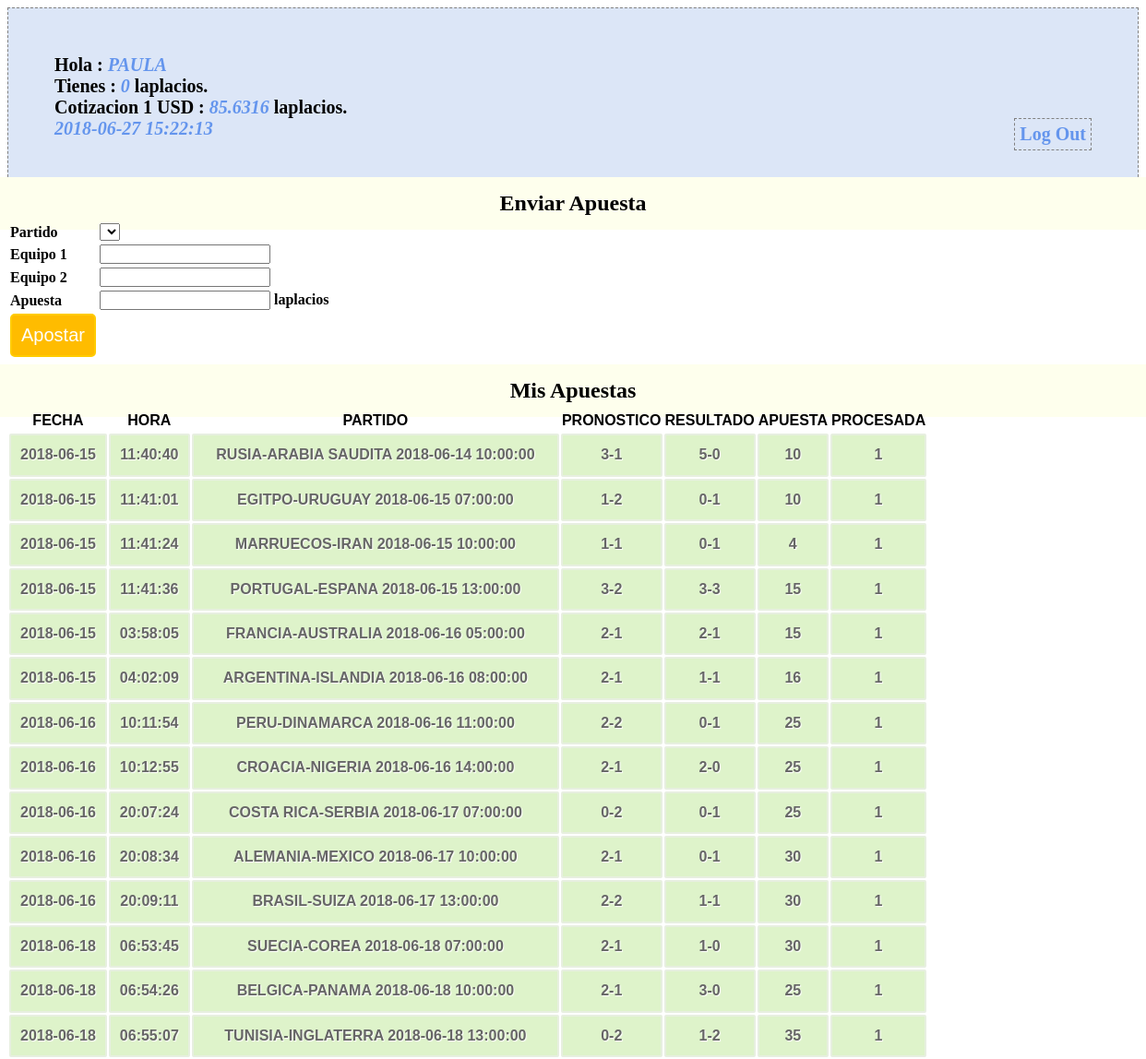
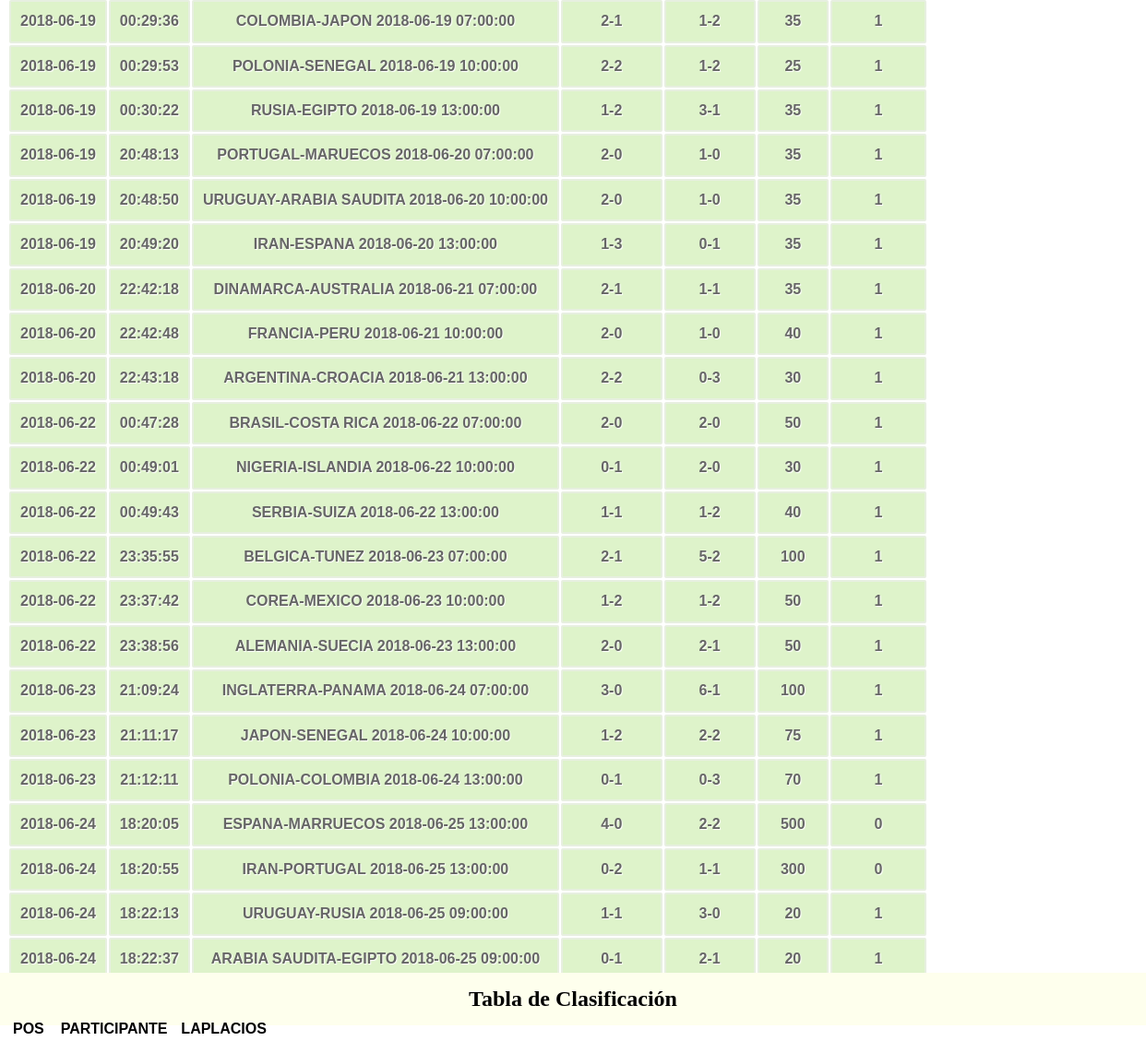
Before: /profile.php (signed in, upper part) with the older database file (2 pictures, top to bottom).
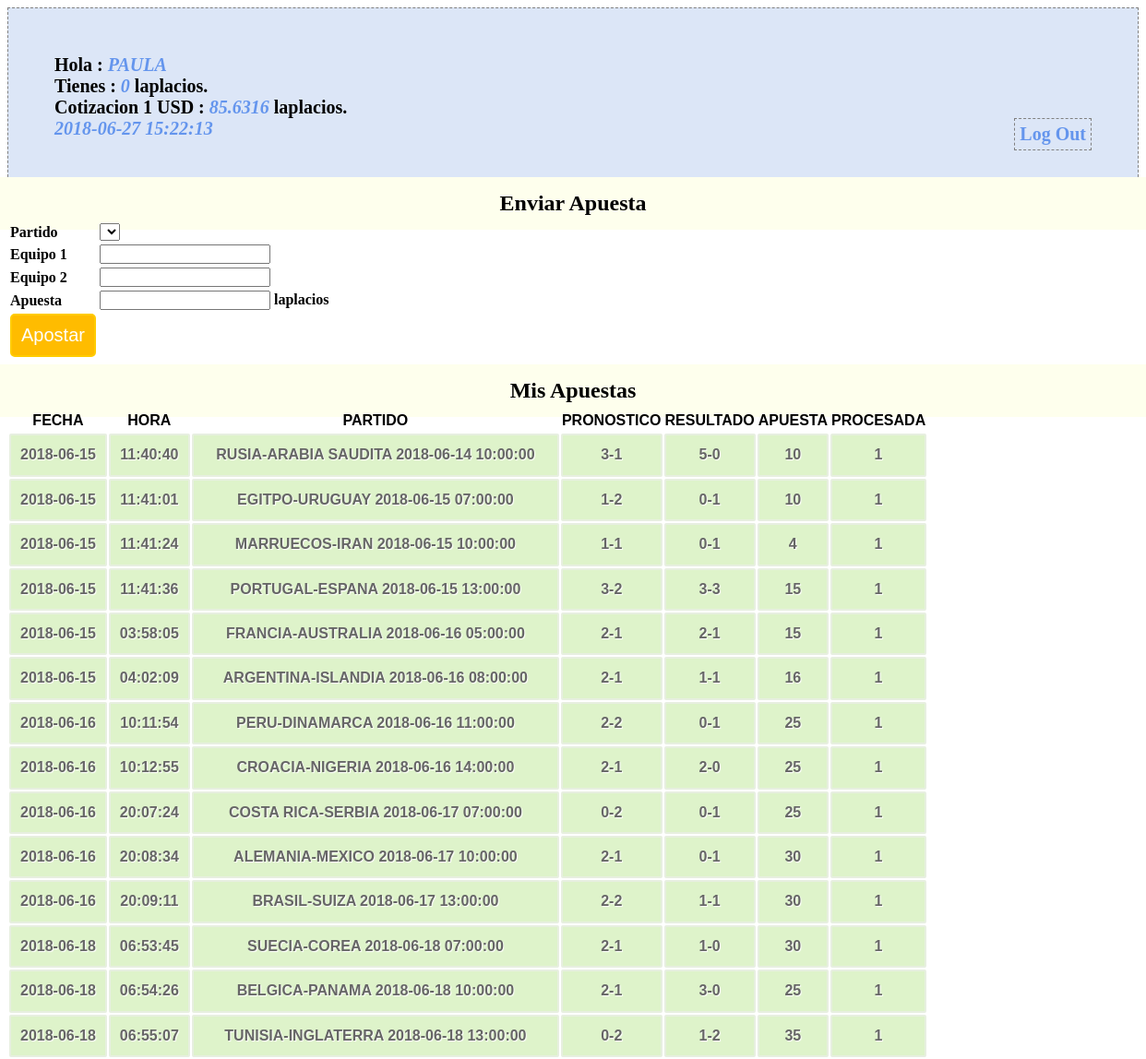
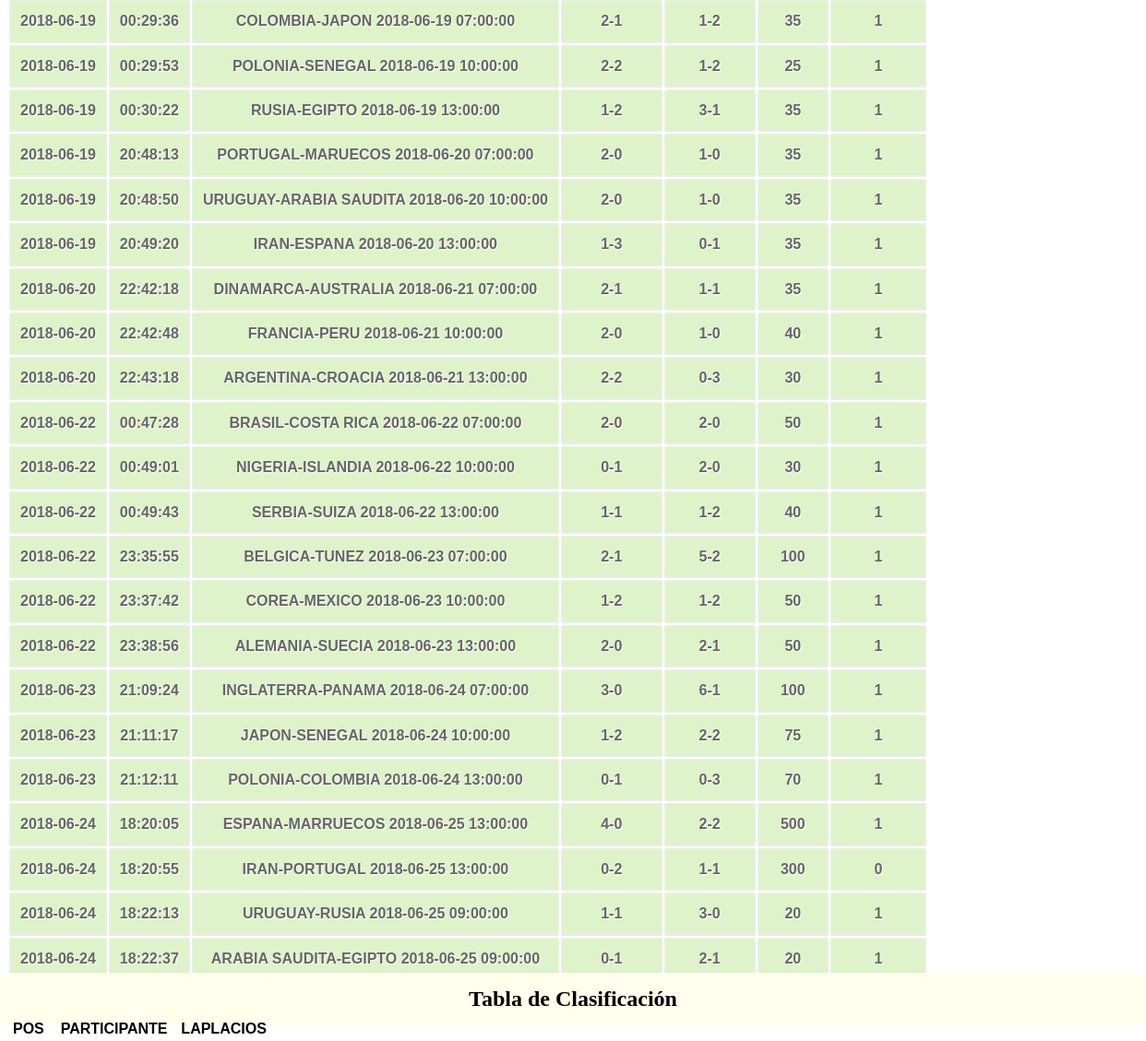
After: the same page with the newer database file (2 pictures, top to bottom).
### tables this page shows
CREATE TABLE `participantes` (
  `id_participante` bigint(20) unsigned NOT NULL AUTO_INCREMENT COMMENT 'id participante',
  `nombre` varchar(60) NOT NULL COMMENT 'nombre participante',
  `saldo` int(11) NOT NULL COMMENT 'valor del saldo',
  `passwd` varchar(10) NOT NULL,
  PRIMARY KEY (`id_participante`),
  UNIQUE KEY `id_participante` (`id_participante`)
);

CREATE TABLE `banco_central_laplacio` (
  `total_laplacios` int(11) NOT NULL,
  `total_dolares` int(11) NOT NULL,
  `reserva` int(11) NOT NULL,
  `impresos` int(11) NOT NULL,
  `cotizacion` float NOT NULL
);

CREATE TABLE `apuestas` (
  `id_apuesta` bigint(20) unsigned NOT NULL AUTO_INCREMENT,
  `id_participante` bigint(20) NOT NULL,
  `id_partido` bigint(20) NOT NULL,
  `apuesta_equipo_1` int(11) NOT NULL,
  `apuesta_equipo_2` int(11) NOT NULL,
  `apuesta_valor` int(11) NOT NULL,
  `apuesta_fecha` date NOT NULL,
  `apuesta_hora` time NOT NULL,
  `procesada` tinyint(1) DEFAULT NULL,
  PRIMARY KEY (`id_apuesta`),
  UNIQUE KEY `id_apuesta` (`id_apuesta`)
);

CREATE TABLE `partidos` (
  `id_partido` bigint(20) unsigned NOT NULL AUTO_INCREMENT,
  `equipo_1` varchar(50) NOT NULL,
  `equipo_2` varchar(50) NOT NULL,
  `fecha` date NOT NULL,
  `hora` time NOT NULL,
  `resultado_equipo_1` int(11) DEFAULT NULL,
  `resultado_equipo_2` int(11) DEFAULT NULL,
  `revisado` tinyint(1) DEFAULT NULL,
  PRIMARY KEY (`id_partido`),
  UNIQUE KEY `id_partido` (`id_partido`)
);

### conn.php (called while the page is built, shortened)
<?php
$connection = mysql_connect("localhost", "laplacios2018", "");
$user_check=$_SESSION['login_user'];
$ses_sql=mysql_query("select id_participante,nombre,saldo from participantes where nombre='$user_check'", $connection);
$row = mysql_fetch_assoc($ses_sql);
$login_session =$row['nombre'];
$login_id = $row['id_participante'];
$login_saldo = $row['saldo'];
?>

### session.php (called while the page is built, shortened)
<?php
require_once('conn.php');
$current_date = date('Y-m-d');
$current_time = date('H:i:s');
$bets_query=mysql_query("select * from apuestas where id_participante='$login_id'");
$total_banco_prev_query = mysql_query("SELECT * FROM banco_central_laplacio WHERE 1");
$total_banco_prev_row = mysql_fetch_array($total_banco_prev_query);
?>

### profile.php (the view, shortened to what this page needs)
<?php
include('session.php');
?>
<!DOCTYPE html>
<html>
<head>
<link href="style.css" rel="stylesheet" type="text/css">
</head>
<body>
<div id="profile">
<b id="welcome">Hola : <i><?php echo $login_session;?></i></b><br/>
<b>Tienes : <i><?php echo $login_saldo;?></i> laplacios.</b><br/>
<b>Cotizacion 1 USD : <i><?php echo $total_banco_prev_row[4];?></i> laplacios.</b><br/>
<b><i><?php echo $current_date.' '.$current_time; ?></i>
<b id="logout"><a href="logout.php">Log Out</a></b>
</div>
<div>
  <h2>Enviar Apuesta</h2>
  <form id="form" name="form" method="post" action="">
  <table>
    <tr>
      <td>Partido</td>
      <td>
        <select name="id_partido">
          <?php
          echo "</select>";
          ?>
      </td>
    </tr>
    <tr>
      <td>Equipo 1</td>
      <td><input id="number" min="0" step="1" type="number" name="apuesta_equipo_1" /></td>
    </tr>
    <tr>
      <td>Equipo 2</td>
      <td><input id="number" min="0" step="1" type="number" name="apuesta_equipo_2" /></td>
    </tr>
    <tr>
      <td>Apuesta</td>
      <td><input id="number" min="0" step="1" type="number" name="apuesta_valor" /> laplacios</td>
    </tr>
    <tr>
      <td><input type="submit" name="submit" id="submit" value="Apostar" /></td>
    </tr>
  </table>
  </form>
</div>
<div class="">
  <h2>Mis Apuestas</h2>
  <table class="table1">
    <thead>
      <tr>
        <th>FECHA</th>
        <th>HORA</th>
        <th>PARTIDO</th>
        <th>PRONOSTICO</th>
        <th>RESULTADO</th>
        <th>APUESTA</th>
        <th>PROCESADA</th>
      </tr>
    </thead>
    <tbody>
    <?php
      while($bet = mysql_fetch_array($bets_query)){
        $g_query = mysql_query("select * from partidos where id_partido='$bet[2]'");
        $g_row = mysql_fetch_array($g_query);
        $match = $g_row[1].'-'.$g_row[2].' '.$g_row[3].' '.$g_row[4];
        $pron = $bet[3].'-'.$bet[4];
        $resultado = $g_row[5].'-'.$g_row[6];
        echo '<tr><td>'.$bet[6].'</td>'.'<td>'.$bet[7].'</td>'.'<td>'.$match.'</td>'.'<td>'.$pron.'</td><td>'.$resultado.'</td><td>'.$bet[5].'</td><td>'.$bet[8].'</td></tr>';
      }
    ?>
    </tbody>
  </table>
</div>
<div class="">
  <h2>Tabla de Clasificación</h2>
  <table class="table1">
    <thead>
      <tr>
        <th>POS</th>
        <th>PARTICIPANTE</th>
        <th>LAPLACIOS</th>
      </tr>
    </thead>
  </table>
</div>
</body>

### style.css (style rules this page uses)
h2 { background-color:#FEFFED; text-align:center; border-radius:10px 10px 0 0; margin:-10px -40px; padding:15px }
input[type=submit] { width:100%; background-color:#FFBC00; color:#fff; border:2px solid #FFCB00; padding:10px; font-size:20px; cursor:pointer; border-radius:5px; margin-bottom:15px }
#profile { padding:50px; border:1px dashed grey; font-size:20px; background-color:#DCE6F7 }
#logout { float:right; padding:5px; border:dashed 1px gray }
a { text-decoration:none; color:#6495ed }
i { color:#6495ed }
table.table1 { font-family: "Trebuchet MS", sans-serif; font-size: 16px; font-weight: bold; line-height: 1.4em; font-style: normal; border-collapse:separate; }
.table1 tbody td { padding:10px; text-align:center; background-color:#DEF3CA; border: 2px solid #E7EFE0; -moz-border-radius:2px; -webkit-border-radius:2px; border-radius:2px; color:#666; text-shadow:1px 1px 1px #fff; }

Changed rows visible on the page:
changed apuestas "ESPANA-MARRUECOS 2018-06-25 13:00:00": procesada "0" → "1"
